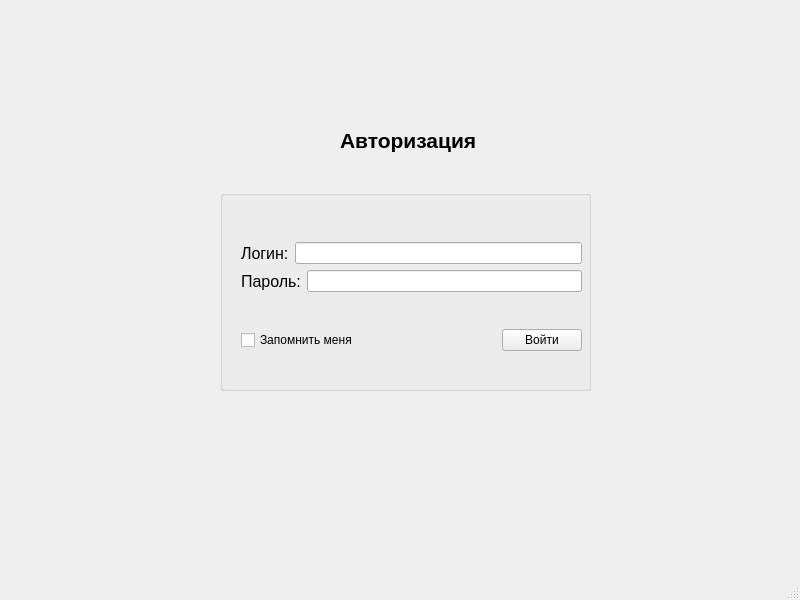
<?xml version="1.0" encoding="UTF-8"?>
<ui version="4.0">
 <class>MainWindow</class>
 <widget class="QMainWindow" name="MainWindow">
  <property name="geometry">
   <rect>
    <x>0</x>
    <y>0</y>
    <width>800</width>
    <height>600</height>
   </rect>
  </property>
  <property name="sizePolicy">
   <sizepolicy hsizetype="Fixed" vsizetype="Fixed">
    <horstretch>0</horstretch>
    <verstretch>0</verstretch>
   </sizepolicy>
  </property>
  <property name="windowTitle">
   <string>MainWindow</string>
  </property>
  <widget class="QWidget" name="centralwidget">
   <widget class="QGroupBox" name="groupBox">
    <property name="geometry">
     <rect>
      <x>220</x>
      <y>190</y>
      <width>371</width>
      <height>201</height>
     </rect>
    </property>
    <property name="title">
     <string/>
    </property>
    <widget class="QWidget" name="layoutWidget">
     <property name="geometry">
      <rect>
       <x>21</x>
       <y>21</y>
       <width>341</width>
       <height>171</height>
      </rect>
     </property>
     <layout class="QVBoxLayout" name="verticalLayout_2">
      <item>
       <layout class="QVBoxLayout" name="verticalLayout">
        <item>
         <layout class="QHBoxLayout" name="horizontalLayout">
          <item>
           <widget class="QLabel" name="label">
            <property name="font">
             <font>
              <pointsize>12</pointsize>
             </font>
            </property>
            <property name="text">
             <string>Логин:</string>
            </property>
           </widget>
          </item>
          <item>
           <widget class="QLineEdit" name="login">
            <property name="enabled">
             <bool>true</bool>
            </property>
           </widget>
          </item>
         </layout>
        </item>
        <item>
         <layout class="QHBoxLayout" name="horizontalLayout_2">
          <item>
           <widget class="QLabel" name="label_2">
            <property name="font">
             <font>
              <pointsize>12</pointsize>
             </font>
            </property>
            <property name="text">
             <string>Пароль:</string>
            </property>
           </widget>
          </item>
          <item>
           <widget class="QLineEdit" name="password"/>
          </item>
         </layout>
        </item>
       </layout>
      </item>
      <item>
       <layout class="QHBoxLayout" name="horizontalLayout_4">
        <item>
         <widget class="QCheckBox" name="checkBox">
          <property name="text">
           <string>Запомнить меня</string>
          </property>
         </widget>
        </item>
        <item>
         <spacer name="horizontalSpacer">
          <property name="orientation">
           <enum>Qt::Orientation::Horizontal</enum>
          </property>
          <property name="sizeHint" stdset="0">
           <size>
            <width>40</width>
            <height>20</height>
           </size>
          </property>
         </spacer>
        </item>
        <item>
         <widget class="QPushButton" name="pushButton">
          <property name="text">
           <string>Войти</string>
          </property>
         </widget>
        </item>
       </layout>
      </item>
     </layout>
    </widget>
   </widget>
   <widget class="QLabel" name="label_3">
    <property name="geometry">
     <rect>
      <x>340</x>
      <y>120</y>
      <width>181</width>
      <height>41</height>
     </rect>
    </property>
    <property name="font">
     <font>
      <pointsize>16</pointsize>
      <bold>true</bold>
      <kerning>true</kerning>
     </font>
    </property>
    <property name="text">
     <string>Авторизация</string>
    </property>
   </widget>
  </widget>
  <widget class="QMenuBar" name="menubar">
   <property name="geometry">
    <rect>
     <x>0</x>
     <y>0</y>
     <width>800</width>
     <height>25</height>
    </rect>
   </property>
  </widget>
  <widget class="QStatusBar" name="statusbar"/>
 </widget>
 <resources/>
 <connections/>
</ui>
